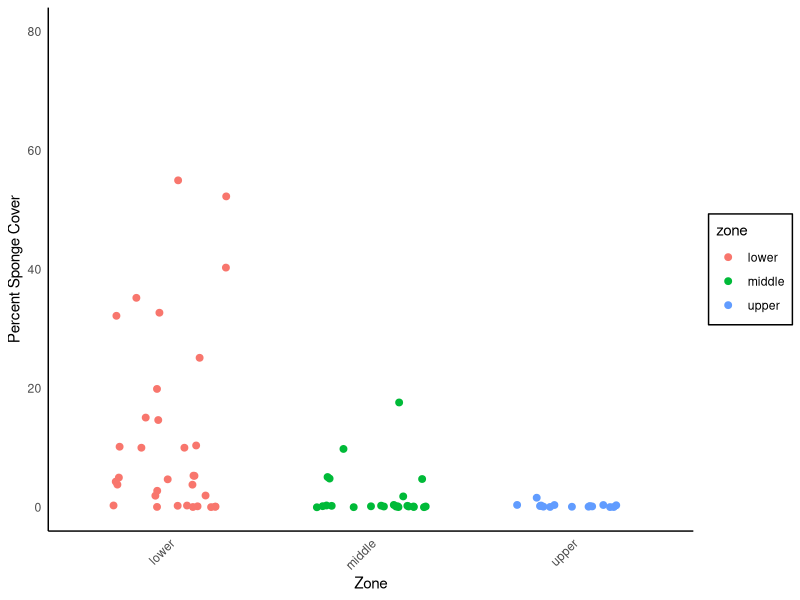
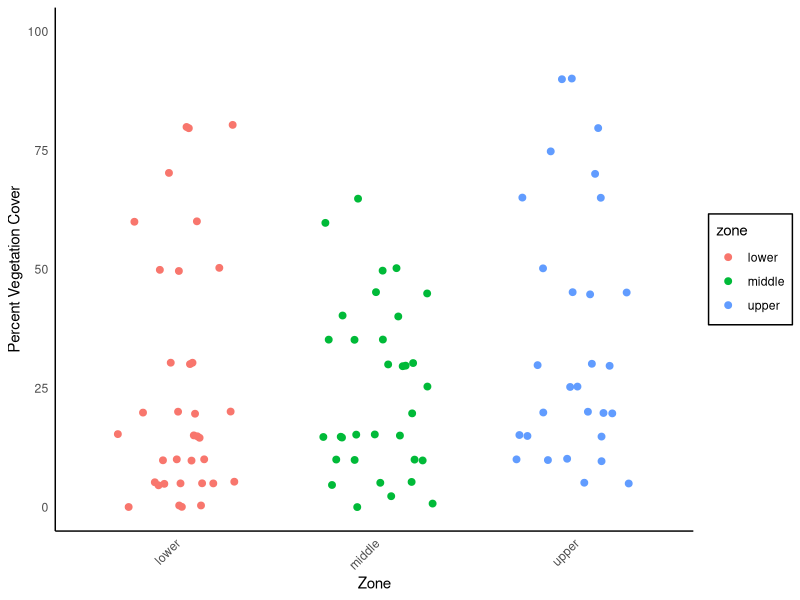
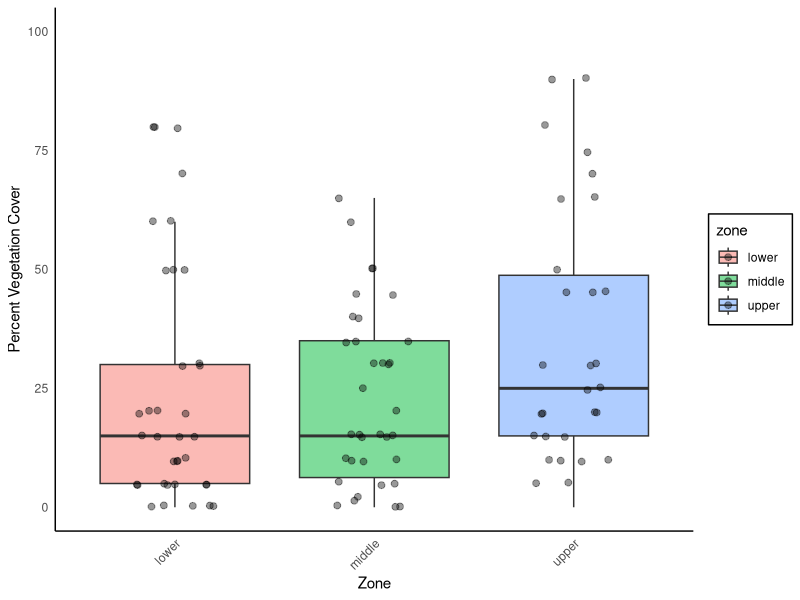

Here is the R script that generated these plots, in order:
## SHEET ONE: DATA VISUALISATION
# January 2025

# import required libraries
library(tidyverse)
library(readxl)

# import data
all_data_quadrats <- read_excel("quadrat_data_sheets/all_data_quadrats.xlsx")

# view data
head(all_data_quadrats)
view(all_data_quadrats)

# Summarising data by zone - creating mean values
groupedzone <- all_data_quadrats %>%
  group_by(zone) %>%
  summarize(
    mean_total_percent_sponge_cover = mean(total_percent_sponge_cover, na.rm = TRUE),
    mean_percent_cover_veg = mean(percent_cover_veg, na.rm = TRUE),
    mean_percent_cover_barnacle = mean(percent_cover_barnacle, na.rm = TRUE)
  )

# plot total sponge cover
ggplot(all_data_quadrats, aes(x = zone, y = total_percent_sponge_cover, color = zone)) +
  geom_jitter(width = 0.3, size = 2) +
  theme_minimal() +
  ylim(0,80) +
  labs(
    x = "Zone",
    y = "Percent Sponge Cover")+
  theme(
    axis.text.x = element_text(angle = 45, hjust = 1),
    panel.grid.major = element_blank(),  
    panel.grid.minor = element_blank(),  
    panel.border = element_blank(),  
    legend.background = element_rect(fill = "white"),
    axis.line = element_line(colour = "black")
  )

# plot total veg cover
ggplot(all_data_quadrats, aes(x = zone, y = percent_cover_veg, color = zone)) +
  geom_jitter(width = 0.3, size = 2) +
  theme_minimal() +
  ylim(0,100) +
  labs(
    x = "Zone",
    y = "Percent Vegetation Cover")+
  theme(
    axis.text.x = element_text(angle = 45, hjust = 1),
    panel.grid.major = element_blank(),  
    panel.grid.minor = element_blank(),  
    panel.border = element_blank(),  
    legend.background = element_rect(fill = "white"),
    axis.line = element_line(colour = "black")
  )

# veg cover boxplot 
ggplot(all_data_quadrats, aes(x = zone, y = percent_cover_veg, fill = zone)) +
  geom_boxplot(outlier.shape = NA, alpha = 0.5) +  # Transparent boxes, hide outliers
  geom_jitter(width = 0.2, size = 2, alpha = 0.4) +  # Add jittered points for visibility
  theme_minimal() +
  ylim(0, 100) +
  labs(
    x = "Zone",
    y = "Percent Vegetation Cover"
  ) +
  theme(
    axis.text.x = element_text(angle = 45, hjust = 1),
    panel.grid.major = element_blank(),  
    panel.grid.minor = element_blank(),  
    panel.border = element_blank(),  
    legend.background = element_rect(fill = "white"),
    axis.line = element_line(colour = "black")
  )

# ------------------------------------------
# note on the outlier in middle -  
# Natural Variation – 
# not removing it because:
# outlier is a real observation and part of natural variability, 
# it is included to reflect the true range of data.
# ------------------------------------------
